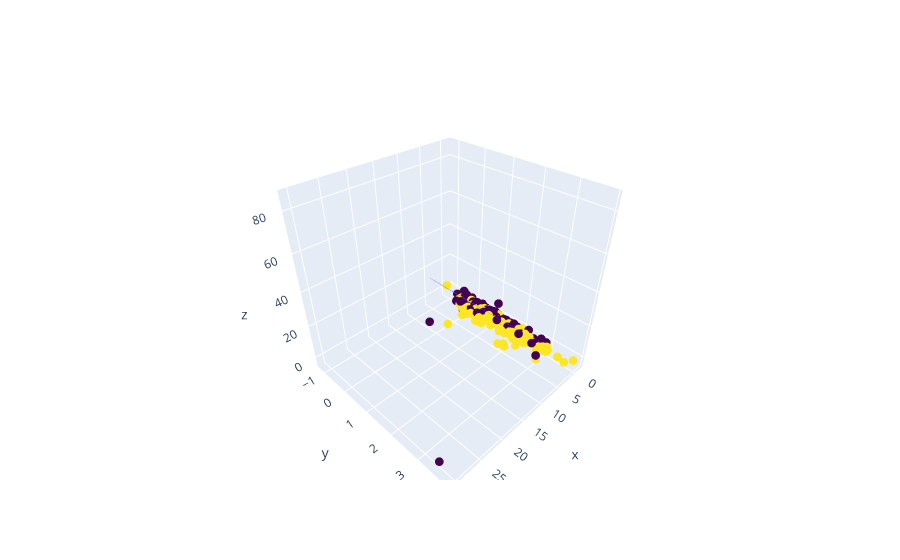

The cell this chart's notebook holds for it:
### Code cell
Z = lambda X,Y: (-clf.intercept_[0]-clf.coef_[0][0]*X-clf.coef_[0][1]*Y) / clf.coef_[0][2]

trace1 = go.Mesh3d(x = X_train[:,2], y = X_train[:,3], z = Z(X_train[:,2],X_train[:,3])) ## for separating plane
trace2 = go.Scatter3d(x=X_train[:,2], y=X_train[:,3],z=X_train[:,4],mode='markers',marker = dict(size = 3,color = y_train,colorscale = 'Viridis')) ## for vector plots
data=[trace1,trace2]
fig = go.Figure(data=data,layout={})
fig.show()

### Figure 1 — Plotly figure (JSON) as saved in the notebook; plotly's stock layout.template omitted (floating-point values rounded to 4 significant figures; data arrays with more than 128 entries replaced by an {"elided": "..."} marker saying what was removed)
{"data": [{"type": "mesh3d", "x": {"elided": "1215 float values"}, "y": {"elided": "1215 float values"}, "z": {"elided": "1215 float values"}}, {"marker": {"color": {"elided": "1215 int values"}, "colorscale": [[0, "#440154"], [0.1111, "#482878"], [0.2222, "#3e4989"], [0.3333, "#31688e"], [0.4444, "#26828e"], [0.5556, "#1f9e89"], [0.6667, "#35b779"], [0.7778, "#6ece58"], [0.8889, "#b5de2b"], [1, "#fde725"]], "size": 3}, "mode": "markers", "type": "scatter3d", "x": {"elided": "1215 float values"}, "y": {"elided": "1215 float values"}, "z": {"elided": "1215 float values"}}], "layout": {}}
